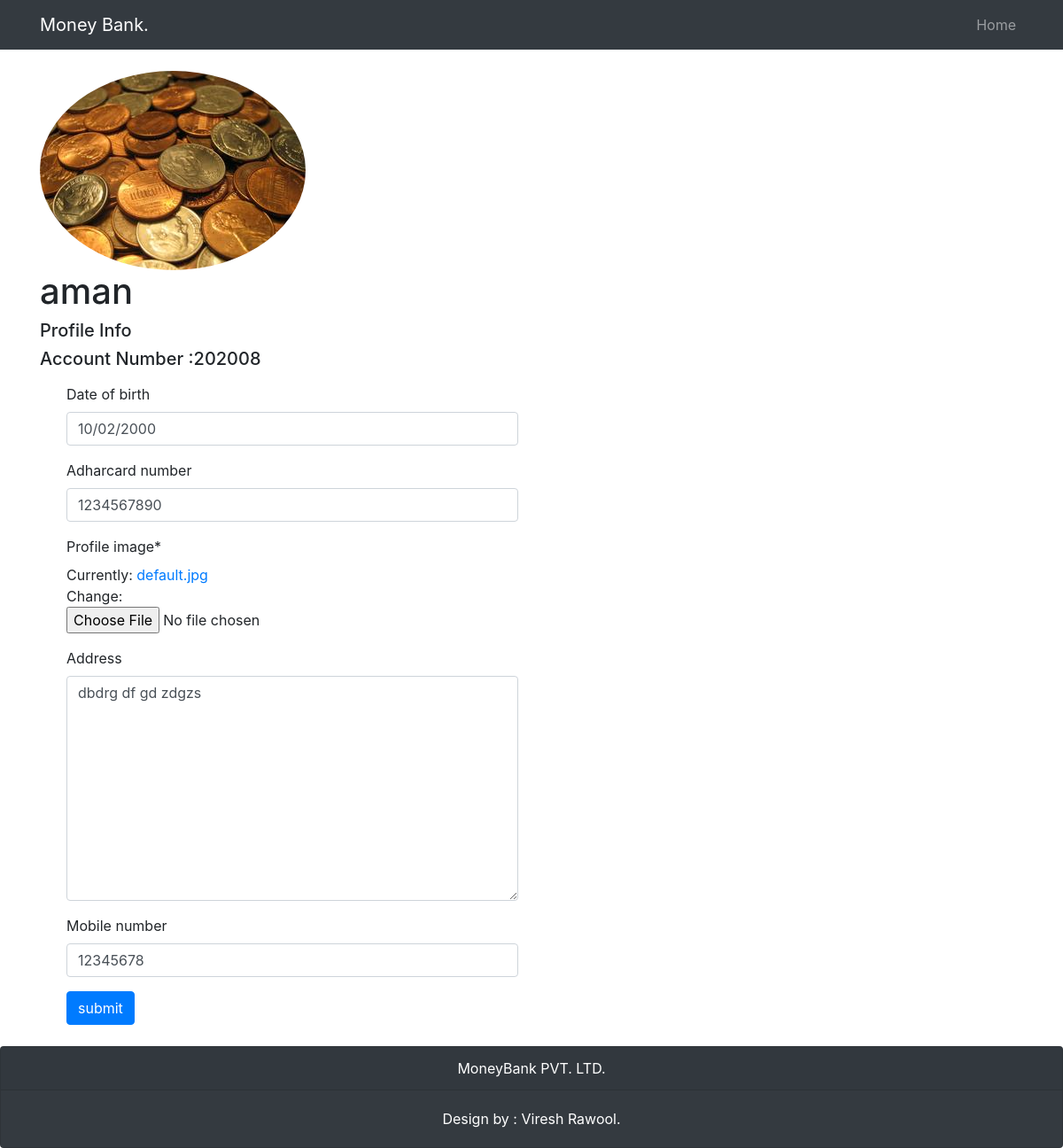
Page /profile (signed in) on the committed database.
### account/models.py (models this page shows, shortened)
class Profile(models.Model):
    user = models.OneToOneField(User, on_delete=models.CASCADE)
    name = models.CharField(max_length=50, null=True, blank=True)
    account_number = models.IntegerField(null=True, blank=True, )
    savings = models.IntegerField(null=True, blank=True)
    date_of_birth = models.CharField(max_length=20, null=True, blank=True, default='')
    adharcard_number = models.IntegerField(null=True, blank=True, default='')
    profile_image = models.ImageField(upload_to='profile_image', default='default.jpg')
    address = models.TextField(null=True, blank=True, default="")
    mobile_number = models.IntegerField(null=True, blank=True, default='')
    email = models.EmailField(null=True, blank=True)
    time = models.DateTimeField(auto_now=True)

### account/views.py (the view)
# urls.py: path('profile', views.profile, name='profile'),
def profile(request):
    if request.method == 'POST':
        update_profile = ProfileUpdateForm(request.POST, request.FILES, instance=request.user.profile)
        if update_profile.is_valid():
            update_profile.save()
            messages.success(request, f'{request.user.username} your profile is updated')
            return redirect('profile')
        else:
            messages.error(request, f" Kindly fill proper data")
            return redirect('profile')
    else:
        update_profile = ProfileUpdateForm(instance=request.user.profile)
        return render(request, 'account/profile.html', {'update_profile': update_profile})

### account/form.py
class ProfileUpdateForm(forms.ModelForm):
    class Meta:
        model = Profile
        fields = ['date_of_birth', 'adharcard_number', 'profile_image', 'address', 'mobile_number']

### account/templates/account/profile.html (shortened to what this page needs)
{% extends 'account/base.html'%}
{%block content%}
{%load crispy_forms_tags%}
<div class="container my-4">
    <div>
        <img src="{{user.profile.profile_image.url}}" class=" rounded-circle"><br>
        <h1>{{user.username}}</h1>
        <div>
            <h5> Profile Info </h5>
        </div>
        <h5> Account Number :{{user.profile.account_number}}</h5>
        <form method="post" enctype="multipart/form-data">
            <div class="container">
                <div class="col-lg-6">
                    <p>{{update_profile | crispy}}</p>
                    <button type="submit"class="btn btn-primary">submit</button>
                </div>
            </div>
        </form>
    </div>
</div>
    {%endblock%}

### rows in the picture
Profile: date_of_birth "10/02/2000", adharcard_number "1234567890", address "dbdrg df gd zdgzs", mobile_number "12345678"

### other values in the picture
{{ user.username }} "aman"
{{ user.profile.account_number }} "202008"
